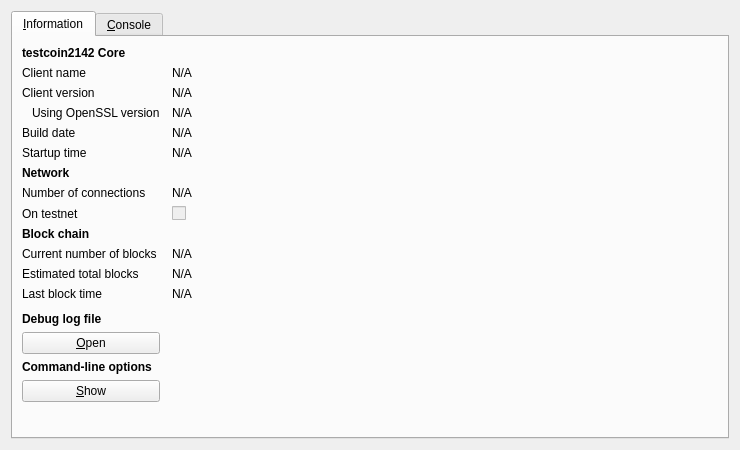
<?xml version="1.0" encoding="UTF-8"?>
<ui version="4.0">
 <class>RPCConsole</class>
 <widget class="QDialog" name="RPCConsole">
  <property name="geometry">
   <rect>
    <x>0</x>
    <y>0</y>
    <width>740</width>
    <height>450</height>
   </rect>
  </property>
  <property name="windowTitle">
   <string>testcoin2142 - Debug window</string>
  </property>
  <layout class="QVBoxLayout" name="verticalLayout_2">
   <item>
    <widget class="QTabWidget" name="tabWidget">
     <property name="currentIndex">
      <number>0</number>
     </property>
     <widget class="QWidget" name="tab_info">
      <attribute name="title">
       <string>&amp;Information</string>
      </attribute>
      <layout class="QGridLayout" name="gridLayout" columnstretch="0,1">
       <property name="horizontalSpacing">
        <number>12</number>
       </property>
       <item row="0" column="0">
        <widget class="QLabel" name="label_9">
         <property name="font">
          <font>
           <weight>75</weight>
           <bold>true</bold>
          </font>
         </property>
         <property name="text">
          <string>testcoin2142 Core</string>
         </property>
        </widget>
       </item>
       <item row="1" column="0">
        <widget class="QLabel" name="label_5">
         <property name="text">
          <string>Client name</string>
         </property>
        </widget>
       </item>
       <item row="1" column="1">
        <widget class="QLabel" name="clientName">
         <property name="cursor">
          <cursorShape>IBeamCursor</cursorShape>
         </property>
         <property name="text">
          <string>N/A</string>
         </property>
         <property name="textFormat">
          <enum>Qt::PlainText</enum>
         </property>
         <property name="textInteractionFlags">
          <set>Qt::LinksAccessibleByMouse|Qt::TextSelectableByKeyboard|Qt::TextSelectableByMouse</set>
         </property>
        </widget>
       </item>
       <item row="2" column="0">
        <widget class="QLabel" name="label_6">
         <property name="text">
          <string>Client version</string>
         </property>
        </widget>
       </item>
       <item row="2" column="1">
        <widget class="QLabel" name="clientVersion">
         <property name="cursor">
          <cursorShape>IBeamCursor</cursorShape>
         </property>
         <property name="text">
          <string>N/A</string>
         </property>
         <property name="textFormat">
          <enum>Qt::PlainText</enum>
         </property>
         <property name="textInteractionFlags">
          <set>Qt::LinksAccessibleByMouse|Qt::TextSelectableByKeyboard|Qt::TextSelectableByMouse</set>
         </property>
        </widget>
       </item>
       <item row="3" column="0">
        <widget class="QLabel" name="label_14">
         <property name="text">
          <string>Using OpenSSL version</string>
         </property>
         <property name="indent">
          <number>10</number>
         </property>
        </widget>
       </item>
       <item row="3" column="1">
        <widget class="QLabel" name="openSSLVersion">
         <property name="cursor">
          <cursorShape>IBeamCursor</cursorShape>
         </property>
         <property name="text">
          <string>N/A</string>
         </property>
         <property name="textFormat">
          <enum>Qt::PlainText</enum>
         </property>
         <property name="textInteractionFlags">
          <set>Qt::LinksAccessibleByMouse|Qt::TextSelectableByKeyboard|Qt::TextSelectableByMouse</set>
         </property>
        </widget>
       </item>
       <item row="4" column="0">
        <widget class="QLabel" name="label_12">
         <property name="text">
          <string>Build date</string>
         </property>
        </widget>
       </item>
       <item row="4" column="1">
        <widget class="QLabel" name="buildDate">
         <property name="cursor">
          <cursorShape>IBeamCursor</cursorShape>
         </property>
         <property name="text">
          <string>N/A</string>
         </property>
         <property name="textFormat">
          <enum>Qt::PlainText</enum>
         </property>
         <property name="textInteractionFlags">
          <set>Qt::LinksAccessibleByMouse|Qt::TextSelectableByKeyboard|Qt::TextSelectableByMouse</set>
         </property>
        </widget>
       </item>
       <item row="5" column="0">
        <widget class="QLabel" name="label_13">
         <property name="text">
          <string>Startup time</string>
         </property>
        </widget>
       </item>
       <item row="5" column="1">
        <widget class="QLabel" name="startupTime">
         <property name="cursor">
          <cursorShape>IBeamCursor</cursorShape>
         </property>
         <property name="text">
          <string>N/A</string>
         </property>
         <property name="textFormat">
          <enum>Qt::PlainText</enum>
         </property>
         <property name="textInteractionFlags">
          <set>Qt::LinksAccessibleByMouse|Qt::TextSelectableByKeyboard|Qt::TextSelectableByMouse</set>
         </property>
        </widget>
       </item>
       <item row="6" column="0">
        <widget class="QLabel" name="label_11">
         <property name="font">
          <font>
           <weight>75</weight>
           <bold>true</bold>
          </font>
         </property>
         <property name="text">
          <string>Network</string>
         </property>
        </widget>
       </item>
       <item row="7" column="0">
        <widget class="QLabel" name="label_7">
         <property name="text">
          <string>Number of connections</string>
         </property>
        </widget>
       </item>
       <item row="7" column="1">
        <widget class="QLabel" name="numberOfConnections">
         <property name="cursor">
          <cursorShape>IBeamCursor</cursorShape>
         </property>
         <property name="text">
          <string>N/A</string>
         </property>
         <property name="textFormat">
          <enum>Qt::PlainText</enum>
         </property>
         <property name="textInteractionFlags">
          <set>Qt::LinksAccessibleByMouse|Qt::TextSelectableByKeyboard|Qt::TextSelectableByMouse</set>
         </property>
        </widget>
       </item>
       <item row="8" column="0">
        <widget class="QLabel" name="label_8">
         <property name="text">
          <string>On testnet</string>
         </property>
        </widget>
       </item>
       <item row="8" column="1">
        <widget class="QCheckBox" name="isTestNet">
         <property name="enabled">
          <bool>false</bool>
         </property>
         <property name="text">
          <string/>
         </property>
        </widget>
       </item>
       <item row="9" column="0">
        <widget class="QLabel" name="label_10">
         <property name="font">
          <font>
           <weight>75</weight>
           <bold>true</bold>
          </font>
         </property>
         <property name="text">
          <string>Block chain</string>
         </property>
        </widget>
       </item>
       <item row="10" column="0">
        <widget class="QLabel" name="label_3">
         <property name="text">
          <string>Current number of blocks</string>
         </property>
        </widget>
       </item>
       <item row="10" column="1">
        <widget class="QLabel" name="numberOfBlocks">
         <property name="cursor">
          <cursorShape>IBeamCursor</cursorShape>
         </property>
         <property name="text">
          <string>N/A</string>
         </property>
         <property name="textFormat">
          <enum>Qt::PlainText</enum>
         </property>
         <property name="textInteractionFlags">
          <set>Qt::LinksAccessibleByMouse|Qt::TextSelectableByKeyboard|Qt::TextSelectableByMouse</set>
         </property>
        </widget>
       </item>
       <item row="11" column="0">
        <widget class="QLabel" name="label_4">
         <property name="text">
          <string>Estimated total blocks</string>
         </property>
        </widget>
       </item>
       <item row="11" column="1">
        <widget class="QLabel" name="totalBlocks">
         <property name="cursor">
          <cursorShape>IBeamCursor</cursorShape>
         </property>
         <property name="text">
          <string>N/A</string>
         </property>
         <property name="textFormat">
          <enum>Qt::PlainText</enum>
         </property>
         <property name="textInteractionFlags">
          <set>Qt::LinksAccessibleByMouse|Qt::TextSelectableByKeyboard|Qt::TextSelectableByMouse</set>
         </property>
        </widget>
       </item>
       <item row="12" column="0">
        <widget class="QLabel" name="label_2">
         <property name="text">
          <string>Last block time</string>
         </property>
        </widget>
       </item>
       <item row="12" column="1">
        <widget class="QLabel" name="lastBlockTime">
         <property name="cursor">
          <cursorShape>IBeamCursor</cursorShape>
         </property>
         <property name="text">
          <string>N/A</string>
         </property>
         <property name="textFormat">
          <enum>Qt::PlainText</enum>
         </property>
         <property name="textInteractionFlags">
          <set>Qt::LinksAccessibleByMouse|Qt::TextSelectableByKeyboard|Qt::TextSelectableByMouse</set>
         </property>
        </widget>
       </item>
       <item row="13" column="0">
        <spacer name="verticalSpacer_2">
         <property name="orientation">
          <enum>Qt::Vertical</enum>
         </property>
         <property name="sizeHint" stdset="0">
          <size>
           <width>20</width>
           <height>20</height>
          </size>
         </property>
        </spacer>
       </item>
       <item row="14" column="0">
        <widget class="QLabel" name="labelDebugLogfile">
         <property name="font">
          <font>
           <weight>75</weight>
           <bold>true</bold>
          </font>
         </property>
         <property name="text">
          <string>Debug log file</string>
         </property>
        </widget>
       </item>
       <item row="15" column="0">
        <widget class="QPushButton" name="openDebugLogfileButton">
         <property name="toolTip">
          <string>Open the testcoin2142 debug log file from the current data directory. This can take a few seconds for large log files.</string>
         </property>
         <property name="text">
          <string>&amp;Open</string>
         </property>
         <property name="autoDefault">
          <bool>false</bool>
         </property>
        </widget>
       </item>
       <item row="16" column="0">
        <widget class="QLabel" name="labelCLOptions">
         <property name="font">
          <font>
           <weight>75</weight>
           <bold>true</bold>
          </font>
         </property>
         <property name="text">
          <string>Command-line options</string>
         </property>
        </widget>
       </item>
       <item row="17" column="0">
        <widget class="QPushButton" name="showCLOptionsButton">
         <property name="toolTip">
          <string>Show the testcoin2142-Qt help message to get a list with possible testcoin2142 command-line options.</string>
         </property>
         <property name="text">
          <string>&amp;Show</string>
         </property>
         <property name="autoDefault">
          <bool>false</bool>
         </property>
        </widget>
       </item>
       <item row="18" column="0">
        <spacer name="verticalSpacer">
         <property name="orientation">
          <enum>Qt::Vertical</enum>
         </property>
         <property name="sizeHint" stdset="0">
          <size>
           <width>20</width>
           <height>40</height>
          </size>
         </property>
        </spacer>
       </item>
      </layout>
     </widget>
     <widget class="QWidget" name="tab_console">
      <attribute name="title">
       <string>&amp;Console</string>
      </attribute>
      <layout class="QVBoxLayout" name="verticalLayout_3">
       <property name="spacing">
        <number>3</number>
       </property>
       <item>
        <widget class="QTextEdit" name="messagesWidget">
         <property name="minimumSize">
          <size>
           <width>0</width>
           <height>100</height>
          </size>
         </property>
         <property name="readOnly">
          <bool>true</bool>
         </property>
         <property name="tabKeyNavigation" stdset="0">
          <bool>false</bool>
         </property>
         <property name="columnCount" stdset="0">
          <number>2</number>
         </property>
        </widget>
       </item>
       <item>
        <layout class="QHBoxLayout" name="horizontalLayout">
         <property name="spacing">
          <number>3</number>
         </property>
         <item>
          <widget class="QLabel" name="label">
           <property name="text">
            <string notr="true">&gt;</string>
           </property>
          </widget>
         </item>
         <item>
          <widget class="QLineEdit" name="lineEdit"/>
         </item>
         <item>
          <widget class="QPushButton" name="clearButton">
           <property name="maximumSize">
            <size>
             <width>24</width>
             <height>24</height>
            </size>
           </property>
           <property name="toolTip">
            <string>Clear console</string>
           </property>
           <property name="text">
            <string/>
           </property>
           <property name="icon">
            <iconset resource="../testcoin2142.qrc">
             <normaloff>:/icons/remove</normaloff>:/icons/remove</iconset>
           </property>
           <property name="shortcut">
            <string notr="true">Ctrl+L</string>
           </property>
           <property name="autoDefault">
            <bool>false</bool>
           </property>
          </widget>
         </item>
        </layout>
       </item>
      </layout>
     </widget>
    </widget>
   </item>
  </layout>
 </widget>
 <resources>
  <include location="../testcoin2142.qrc"/>
 </resources>
 <connections/>
</ui>
